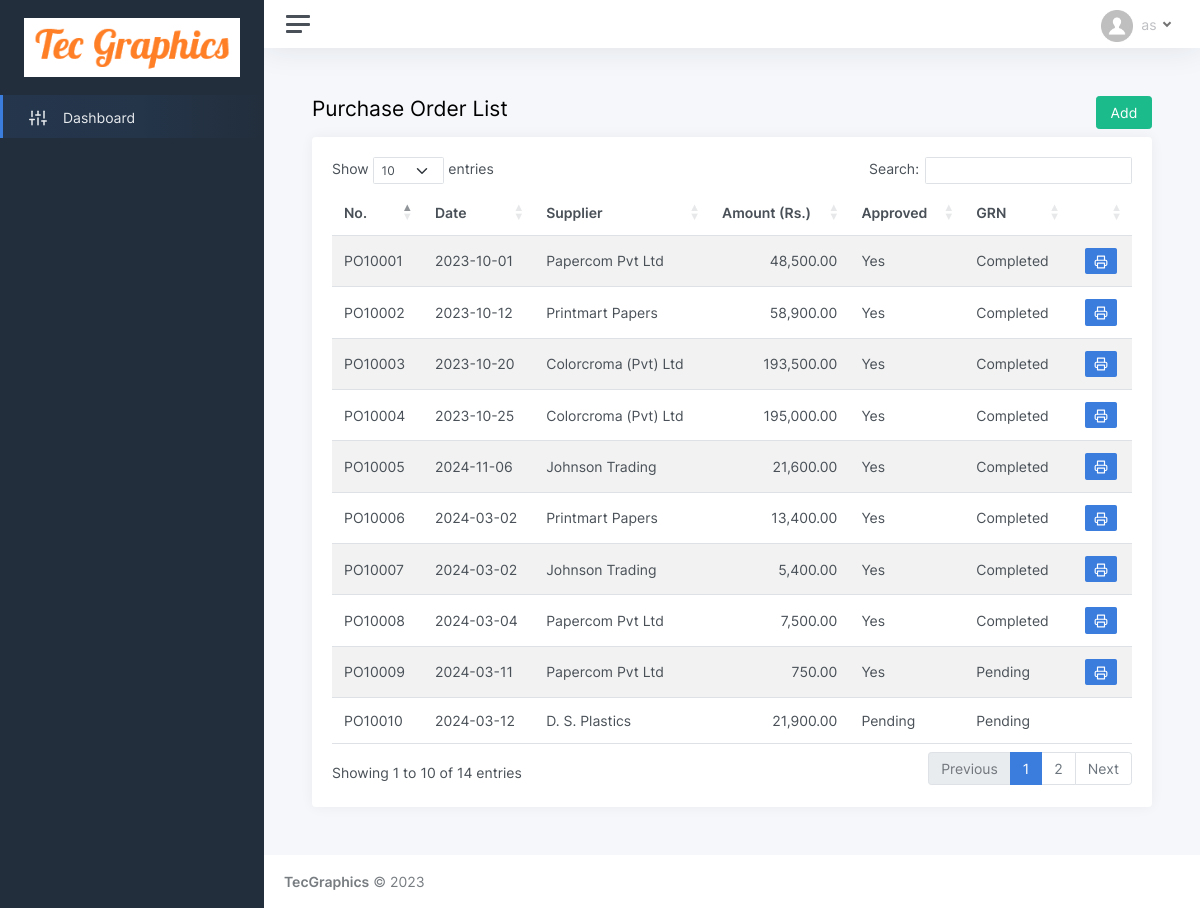
The app's page /purchase_order_list.php with its own data.
### tables this page shows
CREATE TABLE IF NOT EXISTS `purchase_order_summary` (
  `id` int(11) NOT NULL AUTO_INCREMENT,
  `po_no` varchar(15) NOT NULL,
  `po_date` varchar(25) NOT NULL,
  `supplier` int(11) NOT NULL,
  `total` varchar(15) NOT NULL,
  `snote` varchar(500) NOT NULL,
  `grn` varchar(5) NOT NULL DEFAULT 'no',
  `user` int(11) NOT NULL,
  `datetime` varchar(25) NOT NULL,
  `approval` varchar(10) NOT NULL DEFAULT 'pending',
  `app_user` int(11) NOT NULL,
  `app_datetime` varchar(25) NOT NULL,
  PRIMARY KEY (`id`)
);

CREATE TABLE IF NOT EXISTS `supplier` (
  `id` int(11) NOT NULL AUTO_INCREMENT,
  `sname` varchar(75) NOT NULL,
  `contactp` varchar(75) NOT NULL,
  `contact` varchar(50) NOT NULL,
  `address` varchar(250) NOT NULL,
  `email` varchar(150) NOT NULL,
  PRIMARY KEY (`id`)
);

### purchase_order_list.php (the view, shortened to what this page needs)
<!DOCTYPE html>
<html lang="en">
<head>
	<?php include('header.php'); ?>
</head>
<body>
	<div class="wrapper">
	<?php include('sidebar.php'); ?>
		<div class="main">
		<?php include('topbar.php'); ?>
			<main class="content">
				<div class="container-fluid p-0">
					<div class="row">
					<h1 class="h3 mb-3 col-10">Purchase Order List</h1>
					<div class="col-2" align="right"><a href="purchase_order.php"><button class="btn btn-success">Add</button></a></div>
					</div>
					<div class="row">
						<div class="col-12">
							<div class="card">
								<div class="card-body">
									<table id="datatables-reponsive" class="table table-striped" style="width:100%">
										<thead>
										  <tr>
											<th>No.</th>
											<th>Date</th>
											<th>Supplier</th>
											<th>Amount (Rs.)</th>
											<th>Approved</th>
											<th>GRN</th>
											<th>&nbsp;</th>
										  </tr>
										</thead>
										<tbody>
										  <?php
										  $select_po = mysqli_query($con, "SELECT * FROM purchase_order_summary");
										  while($result_po = mysqli_fetch_array($select_po)){
											$select_supp = mysqli_query($con, "SELECT sname FROM supplier WHERE id = '{$result_po['supplier']}'");
											$result_supp = mysqli_fetch_array($select_supp);
											if($result_po['grn'] == 'no'){
												$status = 'Pending';
											} else {
												$status = 'Completed';
											}
										  ?>
										  <tr>
											<td><?php echo $result_po['po_no']; ?></td>
											<td><?php echo $result_po['po_date']; ?></td>
											<td><?php echo $result_supp['sname']; ?></td>
											<td align="right"><?php echo number_format($result_po['total'], 2, '.', ','); ?></td>
											<td><?php echo ucfirst($result_po['approval']); ?></td>
											<td><?php echo $status; ?></td>
											<td align="center"><?php if($result_po['approval'] == 'yes'){ ?><a href="print_po.php?pid=<?php echo $result_po['id']; ?>" target="_blank"><button class="btn btn-sm btn-primary"><i data-feather="printer"></i></button></a><?php } ?></td>
										 </tr>
										  <?php } ?>
										</tbody>
									</table>
								</div>
							</div>
						</div>
					</div>
				</div>
			</main>
			<?php include('footer.php'); ?>
		</div>
	</div>
</body>
</html>

### records on screen
purchase_order_summary: po_no "PO10001", po_date "2023-10-01", supplier.sname "Papercom Pvt Ltd", total "48,500.00", approval "Yes", grn "Completed"
purchase_order_summary: po_no "PO10002", po_date "2023-10-12", supplier.sname "Printmart Papers", total "58,900.00", approval "Yes", grn "Completed"
purchase_order_summary: po_no "PO10003", po_date "2023-10-20", supplier.sname "Colorcroma (Pvt) Ltd", total "193,500.00", approval "Yes", grn "Completed"
purchase_order_summary: po_no "PO10004", po_date "2023-10-25", supplier.sname "Colorcroma (Pvt) Ltd", total "195,000.00", approval "Yes", grn "Completed"
purchase_order_summary: po_no "PO10005", po_date "2024-11-06", supplier.sname "Johnson Trading", total "21,600.00", approval "Yes", grn "Completed"
purchase_order_summary: po_no "PO10006", po_date "2024-03-02", supplier.sname "Printmart Papers", total "13,400.00", approval "Yes", grn "Completed"
purchase_order_summary: po_no "PO10007", po_date "2024-03-02", supplier.sname "Johnson Trading", total "5,400.00", approval "Yes", grn "Completed"
purchase_order_summary: po_no "PO10008", po_date "2024-03-04", supplier.sname "Papercom Pvt Ltd", total "7,500.00", approval "Yes", grn "Completed"
purchase_order_summary: po_no "PO10009", po_date "2024-03-11", supplier.sname "Papercom Pvt Ltd", total "750.00", approval "Yes", grn "Pending"
purchase_order_summary: po_no "PO10010", po_date "2024-03-12", supplier.sname "D. S. Plastics", total "21,900.00", approval "Pending", grn "Pending"
